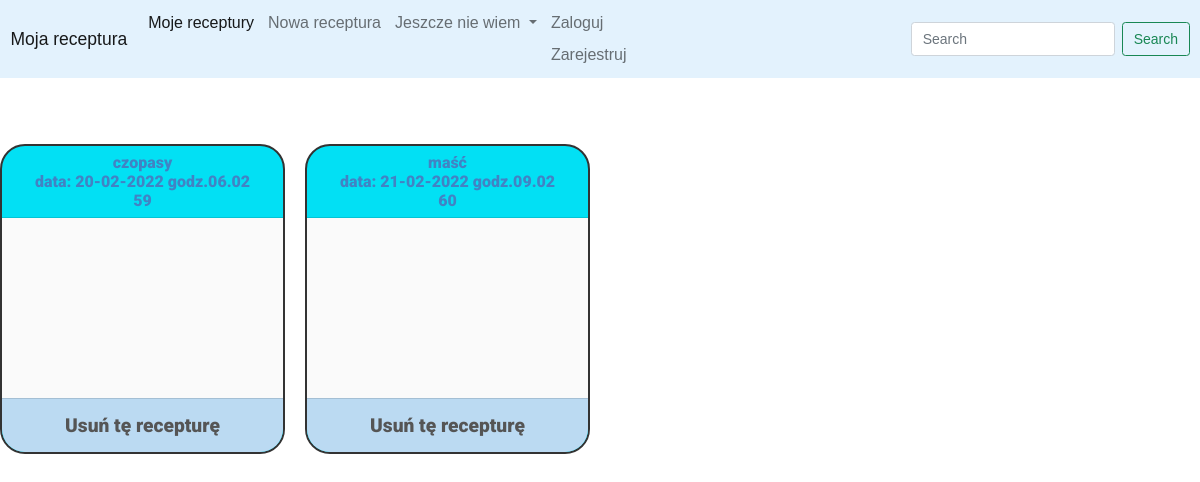
/mojerec, run on an earlier commit of the app's database.
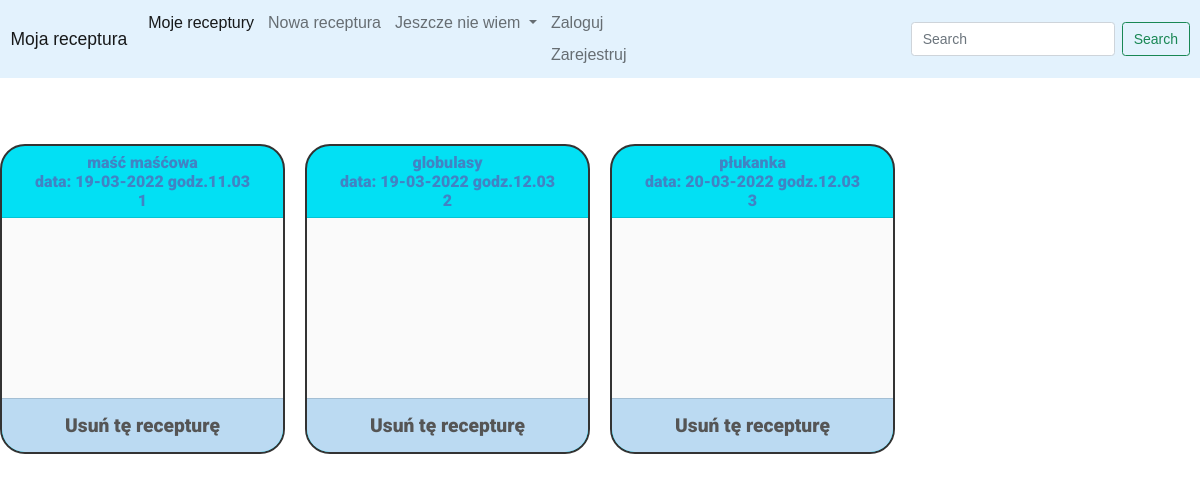
And on a later commit of the database.
### recipes/models.py (models this page shows, shortened)
class Receptura (models.Model):
    rodzaje=(('1','Maść'),('2','czopki i globulki'),('3','receptura płynna'))
    czop_czy_glob=(('1','czopki'),('2','globulki'))
    tak_czy_nie = (('1', 'tak'), ('2', 'nie'))
    nazwa=models.CharField( max_length=30)
    date=models.DateTimeField(auto_now_add=True)
    rodzaj=models.TextField(choices=rodzaje,blank=True, null=True)
    czopki_czy_globulki=models.TextField(choices=czop_czy_glob, blank=True, null=True)
    ilosc_czop_glob = models.CharField(max_length=40, blank=True, null=True, default='')
    masa_docelowa_czop_glob = models.CharField(max_length=40, blank=True, null=True, default='')
    czy_ilosc_oleum_pomnozyc =models.TextField(choices=czop_czy_glob, blank=True, null=True)
    ilosc_masci =models.CharField(max_length=40, blank=True, null=True, default='')
    ilosc_gramow = models.CharField(max_length=40, blank=True, null=True, default='')
    owner=models.ForeignKey(User,blank = True, null = True,on_delete=models.CASCADE)
    session = models.ForeignKey(Session, null=True,on_delete=models.CASCADE)

### recipes/views.py (the view)
# urls.py: path('mojerec',views.mojeRec,name='mojerec'),
def mojeRec (request):
    if not request.session.exists(request.session.session_key):
        request.session.create()
    print("request.session.session_key", request.session.session_key)
    sys.stdout.flush()
    if request.user.is_anonymous ==False:
        moje_receptury=Receptura.objects.filter(owner=request.user).order_by('date')
    else:
        moje_receptury = Receptura.objects.filter(session=request.session.session_key).order_by('date') #request.session.get("name")
    context={'receptury':moje_receptury}
    return render(request,'mojerec.html',context)

### templates/mojerec.html (shortened to what this page needs)
<!DOCTYPE html>
<html lang="en">
<head>
</head>
<body>
{% extends 'base.html' %}
{% load static %}
{% block content %}
<br><br>
<div class="cards-rec-container">
  {% for i in receptury %}
  <div class="cont">
      <a href="{% url 'receptura' i.id %}">
        <div class="card-header">
        {{ i.nazwa }}
        <br>
        data: {{ i.date|date:"d-m-Y" }} godz.{{ i.date|date:"h.m" }}
        <div class='pk-class' id="pk-box">
        {{ i.pk }}
        </div>
      </div>
          <div id="{{i.pk}}-skladniki" class="card-sklad-rec"> </div>
      </a>
      <div type="button" class="card-footer" data-bs-toggle="modal" data-bs-target="#exampleModal-{{i.pk}}">
        Usuń tę recepturę
      </div>
</div>
{% endfor %}
</div>
{% endblock %}

What changed in the data, as far as the page shows it:
removed Receptura: nazwa "czopasy", date "20-02-2022", date "06.02", pk "59"
removed Receptura: nazwa "maść", date "21-02-2022", date "09.02", pk "60"
added Receptura: nazwa "maść maśćowa", date "19-03-2022", date "11.03", pk "1"
added Receptura: nazwa "globulasy", date "19-03-2022", date "12.03", pk "2"
added Receptura: nazwa "płukanka", date "20-03-2022", date "12.03", pk "3"
